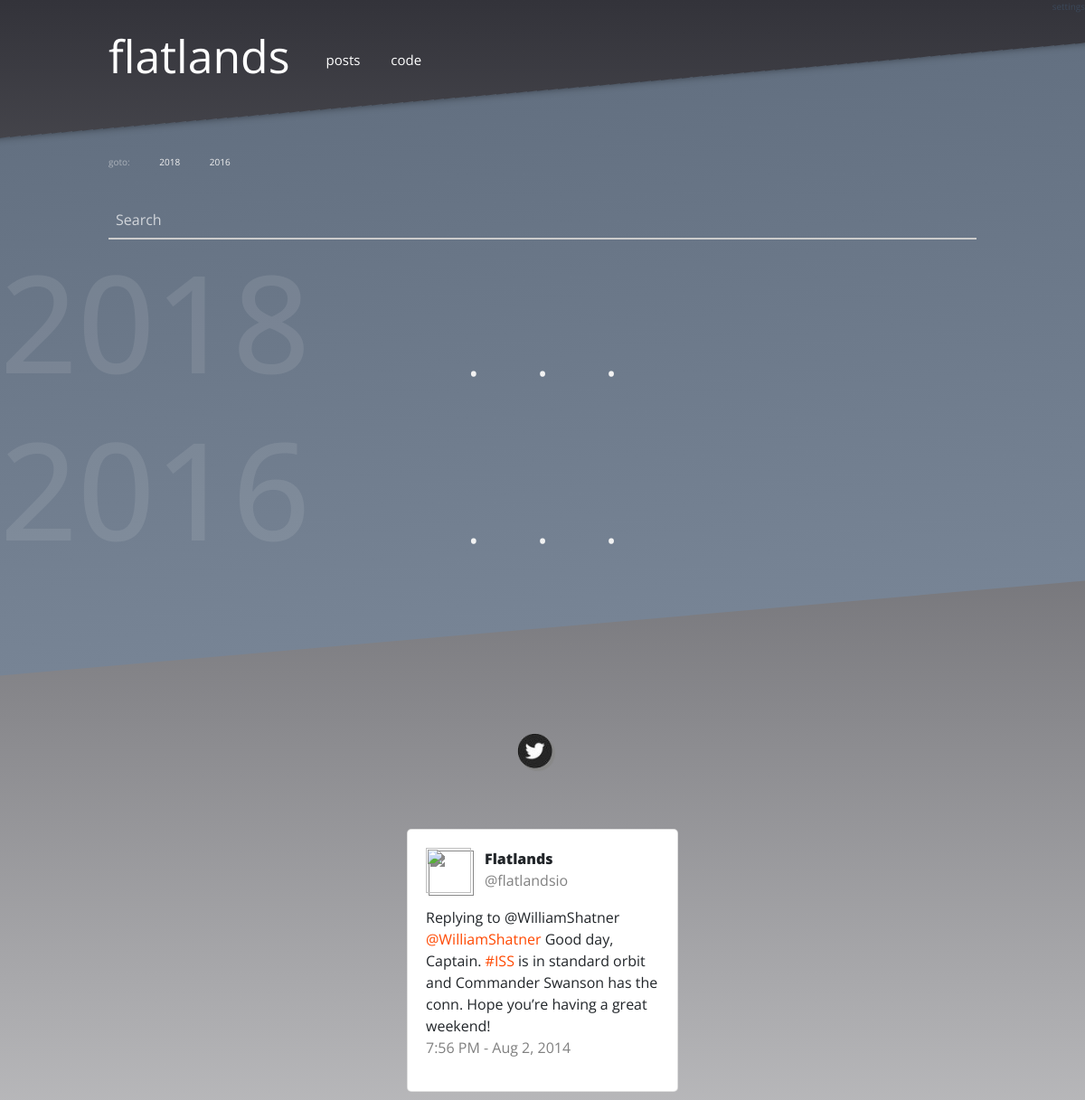
/tag/flask (upper part), run on an earlier commit of the app's database.
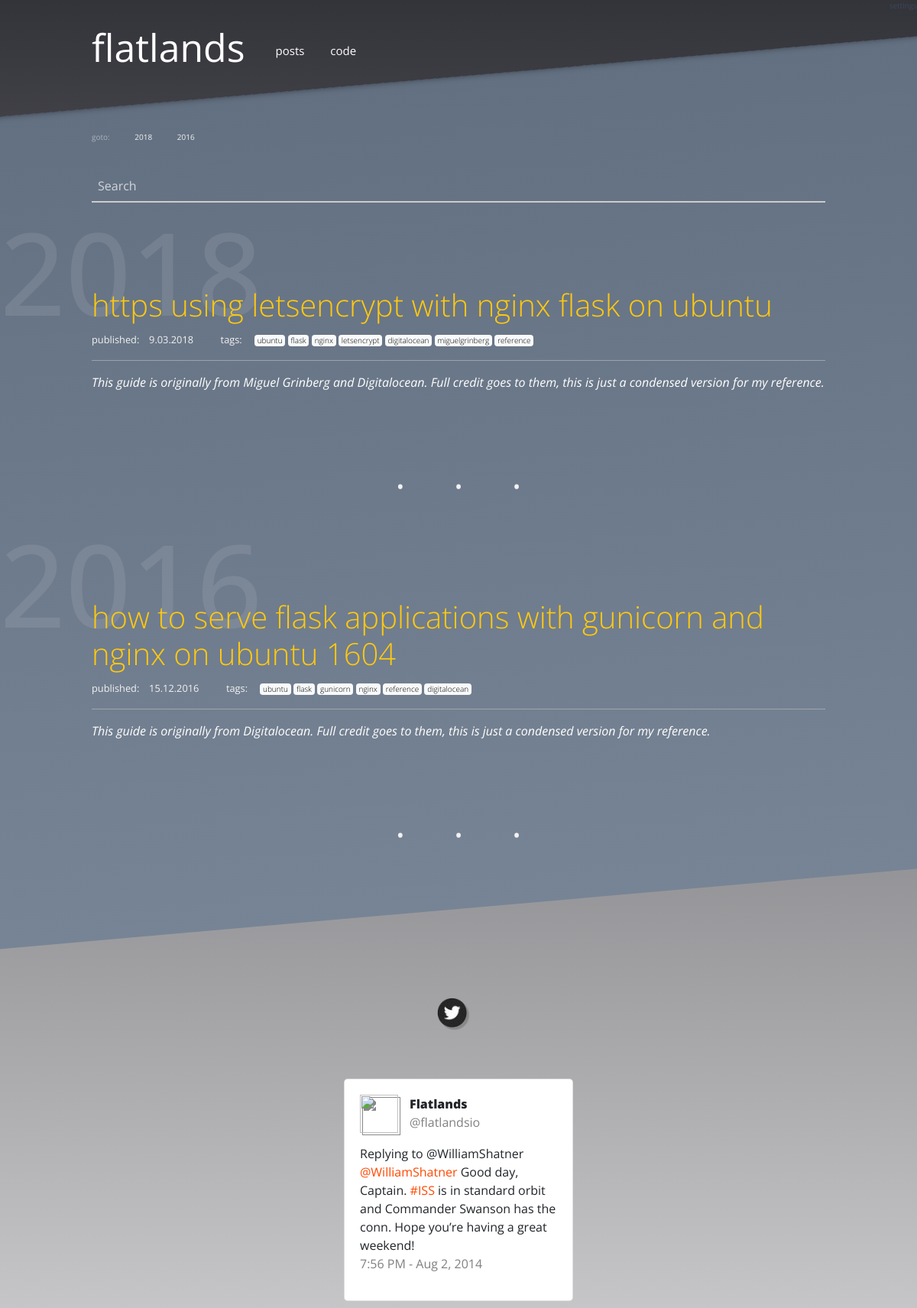
And on a later commit of the database.
### modules/models.py (models this page shows, shortened)
class Post(db.Model):
    id = db.Column(db.Integer, primary_key=True)
    title = db.Column(db.String())
    author = db.Column(db.String())
    tags = db.Column(db.String())
    strap = db.Column(db.String())
    content = db.Column(db.String())
    pub_date = db.Column(db.String())
    published = db.Column(db.Boolean, default=False)

### app.py (the view)
@app.route('/tag/<tag>')
def tag(tag):
    all_posts = modules.database.Post().all()
    posts = modules.database.Post().query_tags(str(tag))
    years = modules.database.Post().years_from_posts(posts)
    return render_template('tag.html', posts=posts, years=years)

### modules/database.py (called while the page is built)
    def _retrive_posts(self, published=None):
        if published == None:
            return modules.models.Post.query.all()
        else:
            return modules.models.Post.query.filter_by(published=published).all()

    def to_json(self, results):
        result = {}
        item = {}
        count = 1
        for row in results:
            for k, v in row.__dict__.items():
                if not k.startswith('_') and k != 'id':
                    item[k] = v
            result[count] = item
            count += 1
            item = {}
        return result

    def all(self):
        return self.to_json(self._retrive_posts())

    def years_from_posts(self, posts):
        years = []
        for code, data in posts.items():
            day, month, year = data['pub_date'].split('.')
            years.append(year)
        return sorted(list(set(years)), reverse=True)

    def query_tags(self, tag):
        output = {}
        for code, data in self.to_json(self._retrive_posts()).items():
            if tag in data['tags'].split(' '):
                output[code] = data
        return output

### templates/tag.html
{% extends "base.html" %}
{% block content %}
{% include 'post_nav.html' %}
{% for year in years %}
    <a name="{{ year }}">
        <div class="section-head">
            <h4>{{ year }}</h4>
        </div>
    </a>
    {% for code, data in posts.items()|reverse %}
        {% if data.pub_date.endswith(year) and data.published != False %}
            <div class="blog-post">
                <h4><a href="/post/{{ data.title|replace(" ", "-") }}">{{data.title}}</a></h4>
                <small>
                    published:&emsp;{{data.pub_date}} &emsp; &emsp;
                    tags:&emsp;
                        {% for tag in data.tags.split(' ') %}
                        <span class="badge badge-light"><a style="color:black;font-size:10px;" href="/tag/{{tag}}">{{tag}}</a></span>
                        {% endfor %}
                    </small>
                    <hr style="background-color:rgba(242, 242, 242, .5);">
                <div class="blog-post-strap">{{data.strap}}</div>
            </div>
            <p style="height:30px;"></p>
        {% endif %}
    {% endfor %}
    <div style="color: rgb(242, 242, 242); text-align: center; word-spacing: 50px; font-size: 50px;">· · ·</div>
{% endfor %}
{% endblock %}

### templates/base.html (shortened to what this page needs)
<!doctype html>
<html lang="en">
  <head>
    <link rel="stylesheet" href="https://maxcdn.bootstrapcdn.com/bootstrap/4.0.0-beta.2/css/bootstrap.min.css">
    <link rel="stylesheet" type="text/css" href="{{ url_for('static', filename='css/main.css') }}">
    <link type="text/css" rel="stylesheet" href="https://platform.twitter.com/css/tweet.529166ecfeb05abf3ee5afe0a8c349a4.light.ltr.css">
  </head>
  <body>
              {% include 'header.html' %}
              <div class="main-content">
                  <div class="main-content-wrapper">
                  {% block content %}
                  {% endblock %}
                  </div>
                </div>
                {% include 'footer.html' %}
  </body>
</html>

### templates/header.html
<div style="display:flex; justify-content:flex-end;">
<a style="color:rgb(59, 72, 89);font-size:10px;" href="/settings">settings</a>
</div>
<div class="header">
<div style="display: flex; justify-content: flex-start;">
<div >
  <a style="margin: 0; font-size: 50px;color:white;" href="/posts">flatlands</a>
</div>
  <div class="header-nav">
    <a href="/posts">posts</a>
    <a href="/solution">code</a>
  </div>
</div>
</div>

### templates/post_nav.html
<p style="height:20px;"></p>
        <div style="padding-left:10%;padding-right:10%;">
        <div class="sub-nav">
            goto:
            {% for year in years %}
                <a href="#{{ year }}">{{ year }}</a>
            {% endfor %}
        </div>
        <p style="height:20px;"></p>
        <form>
                <input class="w3-input" type="text" placeholder="Search">
              </form>
</div>

### templates/footer.html (shortened to what this page needs)
<p style="height:100px;"></p>
<div class="footer">
            <div class="footer-detail">
        <a href="https://twitter.com/flatlandsio" target="_blank"><img style="width: 40px; height: 40px;" src="/static/img/so_twitter.png"></a>&emsp;
        <p style="height:50px;"></p>
        {% include 'fake_tweet.html' %}
        <br>
        <br>
        <br>
    </div>
</div>
<br>

### templates/fake_tweet.html
<div style="margin: 0 auto;text-align:left;width:300px;padding:20px;background-color:white; border-color:rgba(0, 0, 0, .12); border-style: solid;border-width:1px;border-radius: 5px;">
        <div style="display:flex;justify-content:flex-start;">
        <div>
            <img src="" style="width:50px;height:50px;">
            </div>
            <div>
                <p style="padding-left:15px;margin:0;font-weight:900;">Flatlands</p>
                <p style="padding-left:15px;margin:0;color: gray;">@flatlandsio</p>
                </div>
            </div>
        <div style="padding-top:15px;">
        Replying to @WilliamShatner <br>
        <a href="">@WilliamShatner</a> Good day, Captain. <a href="">#ISS</a> is in standard orbit and Commander Swanson has the conn. Hope you’re having a great weekend!<br>
        <p style="color: gray;">7:56 PM - Aug 2, 2014</p>
        </div>
        </div>

### static/css/main.css (style rules this page uses)
body { margin: 0; font-family: 'Open Sans', sans-serif; background: linear-gradient(rgb(51, 51, 58), white); }
.header { margin: 0; padding-top: 10px; padding-left: 10%; padding-right: 10%; display: flex; }
.header a { color: white; text-decoration: none; }
.header-nav { margin: 0; word-spacing: 30px; font-size: 15px; padding-top: 30px; padding-left: 40px; }
.header-nav a { color: white; text-decoration: none; }
.sub-nav { color: rgba(242, 242, 242, .5); word-spacing: 30px; font-size: 10px; }
.sub-nav a { color: rgb(242, 242, 242); text-decoration: none; }
.main-content { box-shadow: 0px 197px 9px -198px rgba(0,0,0,.5) inset; -webkit-box-shadow: 0px 197px 9px -198px rgba(0,0,0,.5) inset; -moz-box-shadow: 0px 197px 9px -198px rgba(0,0,0,.5) inset; background: linear-gradient(rgb(99, 112, 129), rgb(119, 132, 149)); padding-top: 3%; padding-bottom: 5%; -webkit-transform: skewY(-5deg); -moz-transform: skewY(-5deg); -ms-transform: skewY(-5deg); -o-transform: skewY(-5deg); transform: skewY(-5deg); }
.main-content > .main-content-wrapper { -webkit-transform: skewY(5deg); -moz-transform: skewY(5deg); -ms-transform: skewY(5deg); -o-transform: skewY(5deg); transform: skewY(5deg); }
.section-head { height:110px; }
.section-head h4 { font-size: 150px; color:rgba(242, 242, 242, .1); }
.blog-post { position:relative; padding-left: 10%; padding-right: 10%; padding-bottom: 40px; }
.blog-post small { color: rgb(242, 242, 242); }
.blog-post small a { color: rgb(242, 242, 242); }
.blog-post-strap { color: white; font-style: italic; }
.blog-post a { font-size: 40px; font-weight: 300; color: rgb(255, 201, 14); text-decoration: none; }
.footer { display: flex; justify-content: space-around; }
.footer-detail { max-width:600px; text-align:center; }
.footer-detail a { color: rgb(255, 72, 0); text-decoration: none; }
.footer-detail img { -webkit-filter: drop-shadow(3px 3px 0px rgb(105, 105, 105)); filter: drop-shadow(3px 3px 0px rgb(136, 136, 136)); }
.w3-input { padding:8px;color:white;display:block;border:none;background-color:transparent;border-bottom:2px solid #ccc;width:100% }
::placeholder { color:white; opacity: .7; }

What changed in the data, as far as the page shows it:
now on this page (row edited): Post: title "https using letsencrypt with nginx flask on ubuntu", pub_date "9.03.2018", strap "This guide is originally from Miguel Grinberg and Digitalocean. Full credit goes to them, this is just a condensed version for my reference."
now on this page (row edited): Post: title "how to serve flask applications with gunicorn and nginx on ubuntu 1604", pub_date "15.12.2016", strap "This guide is originally from Digitalocean. Full credit goes to them, this is just a condensed version for my reference."
Also different on the page:
new list line: "published: tags: ubuntu flask nginx letsencrypt digitalocean miguelgrinberg reference"
new list line: "published: tags: ubuntu flask gunicorn nginx reference digitalocean"
